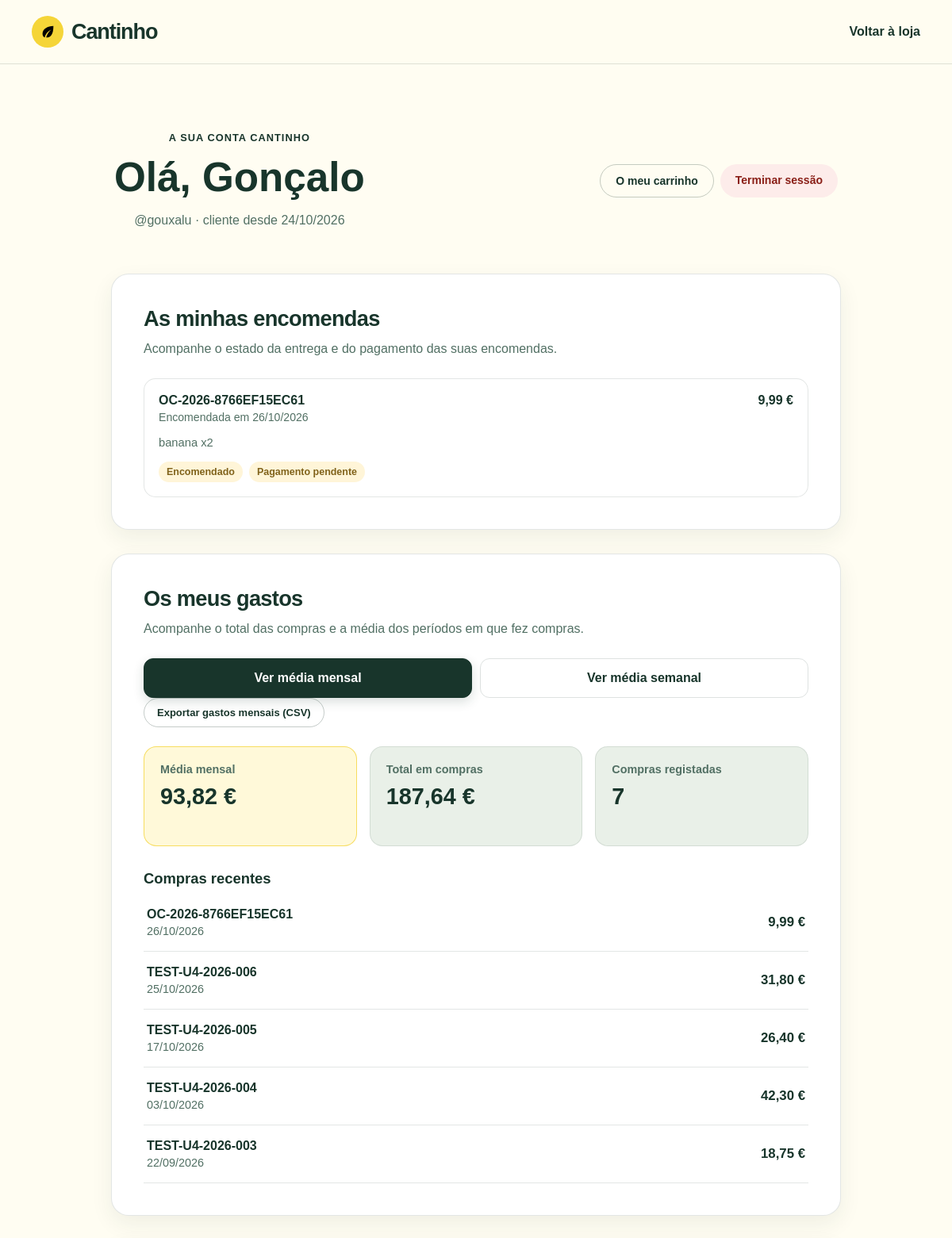
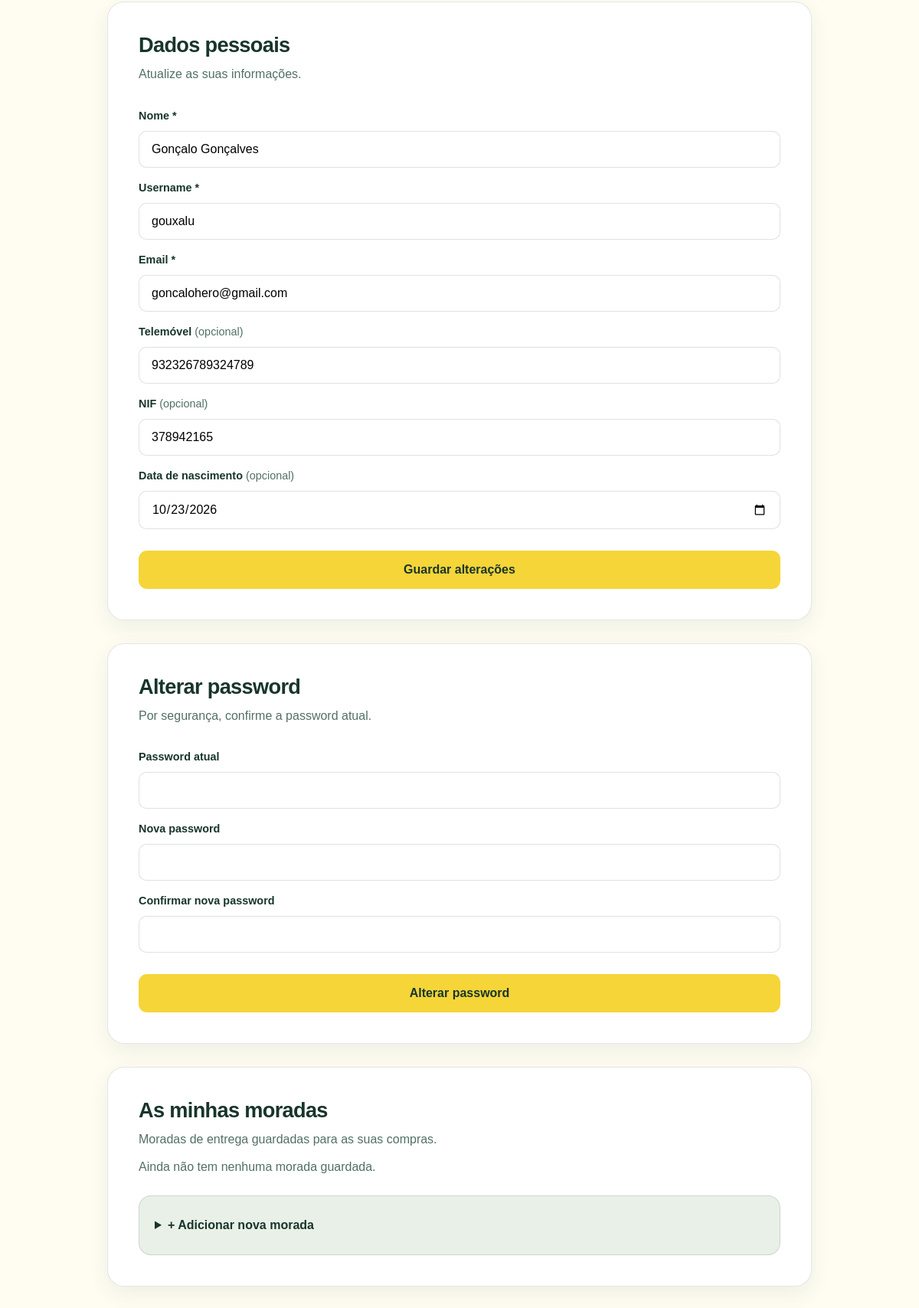
Page /conta/perfil.php (signed in) on the committed database (2 pictures, top to bottom).
### tables this page shows
CREATE TABLE `utilizador` (
  `IDUtilizador` int(10) UNSIGNED NOT NULL,
  `Nome` varchar(100) NOT NULL,
  `Username` varchar(50) NOT NULL,
  `Email` varchar(255) NOT NULL,
  `PasswordHash` varchar(255) NOT NULL,
  `Tipo` enum('cliente','admin','funcionario') NOT NULL DEFAULT 'cliente',
  `Telemovel` varchar(20) DEFAULT NULL,
  `NIF` char(9) DEFAULT NULL,
  `DataNascimento` date DEFAULT NULL,
  `EmailVerificado` tinyint(1) NOT NULL DEFAULT 0,
  `Ativo` tinyint(1) NOT NULL DEFAULT 1,
  `UltimoLogin` datetime DEFAULT NULL,
  `DataCriacao` datetime NOT NULL DEFAULT current_timestamp(),
  `DataAlterado` datetime NOT NULL DEFAULT current_timestamp() ON UPDATE current_timestamp()
);

CREATE TABLE `encomenda` (
  `IDEncomenda` int(10) UNSIGNED NOT NULL,
  `NumeroEncomenda` varchar(20) NOT NULL,
  `IDUtilizador` int(10) UNSIGNED NOT NULL,
  `Estado` enum('pedido','em_preparacao','a_entregar','entregue','cancelada') NOT NULL DEFAULT 'pedido',
  `EntregaNome` varchar(100) NOT NULL,
  `EntregaTelemovel` varchar(20) DEFAULT NULL,
  `EntregaMorada` varchar(255) NOT NULL,
  `EntregaCodigoPostal` char(8) NOT NULL,
  `EntregaLocalidade` varchar(80) NOT NULL,
  `EntregaConcelhoRegiao` varchar(60) NOT NULL,
  `EntregaDistrito` varchar(60) NOT NULL,
  `EntregaPais` varchar(60) NOT NULL DEFAULT 'Portugal',
  `NifFatura` char(9) DEFAULT NULL,
  `Subtotal` decimal(10,2) NOT NULL,
  `CustoEnvio` decimal(10,2) NOT NULL DEFAULT 0.00,
  `Total` decimal(10,2) NOT NULL,
  `MetodoPagamento` enum('mbway','multibanco','cartao','paypal','pagamento_entrega') NOT NULL,
  `EstadoPagamento` enum('pendente','pago','falhado','reembolsado') NOT NULL DEFAULT 'pendente',
  `DataPagamento` datetime DEFAULT NULL,
  `NotasCliente` varchar(500) DEFAULT NULL,
  `NotasInternas` varchar(500) DEFAULT NULL,
  `DataEntregaPrevista` date DEFAULT NULL,
  `DataEntrega` datetime DEFAULT NULL,
  `DataCriacao` datetime NOT NULL DEFAULT current_timestamp(),
  `IDAlteradoPor` int(10) UNSIGNED DEFAULT NULL,
  `DataAlterado` datetime NOT NULL DEFAULT current_timestamp() ON UPDATE current_timestamp()
);

CREATE TABLE `gastocompra` (
  `IDGastoCompra` int(11) NOT NULL,
  `IDUtilizador` int(11) NOT NULL,
  `ReferenciaCompra` varchar(100) DEFAULT NULL,
  `ValorTotal` decimal(10,2) UNSIGNED NOT NULL,
  `DataCompra` datetime NOT NULL DEFAULT current_timestamp()
);

### conta/ligacao.php (called while the page is built, shortened)
<?php
function e(?string $texto): string {
    return htmlspecialchars($texto ?? '', ENT_QUOTES, 'UTF-8');
}

### conta/gastos.php (called while the page is built, shortened)
<?php
function gastos_compras_resumo(PDO $pdo, int $idUtilizador, string $periodo): array {
    $agrupamento = $periodo === 'semanal'
        ? 'YEARWEEK(DataCompra, 3)'
        : 'YEAR(DataCompra), MONTH(DataCompra)';
    $stmt = $pdo->prepare(
        'SELECT COALESCE(AVG(periodos.Total), 0)
         FROM (
             SELECT SUM(ValorTotal) AS Total
             FROM GastoCompra
             WHERE IDUtilizador = ?
             GROUP BY ' . $agrupamento . '
         ) AS periodos'
    );
    $stmt->execute([$idUtilizador]);
    $media = (float) $stmt->fetchColumn();
    $stmt = $pdo->prepare(
        'SELECT COALESCE(SUM(ValorTotal), 0) AS TotalGasto, COUNT(*) AS TotalCompras
         FROM GastoCompra
         WHERE IDUtilizador = ?'
    );
    $stmt->execute([$idUtilizador]);
    $totais = $stmt->fetch();
    $stmt = $pdo->prepare(
        'SELECT ReferenciaCompra, ValorTotal, DataCompra
         FROM GastoCompra
         WHERE IDUtilizador = ?
         ORDER BY DataCompra DESC, IDGastoCompra DESC
         LIMIT 5'
    );
    $stmt->execute([$idUtilizador]);
    return [
        'media' => $media,
        'total' => (float) $totais['TotalGasto'],
        'compras' => (int) $totais['TotalCompras'],
        'recentes' => $stmt->fetchAll(),
    ];
}

### conta/perfil.php (the view, shortened to what this page needs)
<?php
require __DIR__ . '/ligacao.php';
require __DIR__ . '/gastos.php';
$id = (int) $_SESSION['utilizador_id'];
$stmt = $pdo->prepare('SELECT * FROM Utilizador WHERE IDUtilizador = ? AND Ativo = 1');
$stmt->execute([$id]);
$u = $stmt->fetch();
$periodoGastos = isset($_GET['periodo']) && $_GET['periodo'] === 'semanal' ? 'semanal' : 'mensal';
$resumoGastos = gastos_compras_resumo($pdo, $id, $periodoGastos);
$erros = ['dados' => [], 'password' => [], 'morada' => []];
$v = [
    'nome'           => $u['Nome'],
    'username'       => $u['Username'],
    'email'          => $u['Email'],
    'telemovel'      => $u['Telemovel'] ?? '',
    'nif'            => $u['NIF'] ?? '',
    'dataNascimento' => $u['DataNascimento'] ?? '',
];
$stmt = $pdo->prepare('SELECT * FROM Morada WHERE IDUtilizador = ? ORDER BY Predefinida DESC, IDMorada DESC');
$stmt->execute([$id]);
$moradas = $stmt->fetchAll();
$stmt = $pdo->prepare(
    'SELECT e.NumeroEncomenda, e.Estado, e.EstadoPagamento, e.Total, e.DataCriacao, e.DataEntrega,
            (
                SELECT GROUP_CONCAT(CONCAT(ie.NomeProduto, \' x\', ie.Quantidade) SEPARATOR \', \')
                FROM ItemEncomenda ie
                WHERE ie.IDEncomenda = e.IDEncomenda
            ) AS Artigos
     FROM Encomenda e
     WHERE e.IDUtilizador = ?
     ORDER BY e.DataCriacao DESC, e.IDEncomenda DESC'
);
$stmt->execute([$id]);
$encomendasUtilizador = $stmt->fetchAll();
$desde = $u['DataCriacao'] ? date('d/m/Y', strtotime($u['DataCriacao'])) : '';
?>
<!DOCTYPE html>
<html lang="pt-PT">
<head>
  <link rel="stylesheet" href="css/conta.css?v=20261104145000">
</head>
<body>
  <header class="account-header">
    <a class="brand" href="../index.php" aria-label="Cantinho - página inicial">
      <span class="brand-mark" aria-hidden="true">
        <svg class="svg" viewBox="0 0 24 24"><path d="M20 4C12 4 5 8 5 15c0 2 1 4 3 5 1-5 4-8 9-11-4 4-6 7-7 11 6 0 10-4 10-16Z"/></svg>
      </span>
      <span>Cantinho</span>
    </a>
    <a class="back-link" href="../index.php">Voltar à loja</a>
  </header>
  <main class="account-main perfil-main">
    <div class="intro perfil-top">
      <div>
        <p class="eyebrow">A sua conta Cantinho</p>
        <h1>Olá, <?= e(explode(' ', trim($u['Nome']))[0]) ?></h1>
        <p>@<?= e($u['Username']) ?><?= $desde ? ' · cliente desde ' . e($desde) : '' ?></p>
      </div>
      <div class="perfil-acoes">
        <a class="btn-small btn-secondary" href="carrinho.php">O meu carrinho</a>
        <a class="btn-small btn-danger" href="logout.php">Terminar sessão</a>
      </div>
    </div>
    <section class="account-card" id="encomendas">
      <h2>As minhas encomendas</h2>
      <p>Acompanhe o estado da entrega e do pagamento das suas encomendas.</p>
      <?php if ($encomendasUtilizador): ?>
        <div class="orders-list">
          <?php foreach ($encomendasUtilizador as $encomenda): ?>
            <?php
              $estadosEncomenda = [
                  'pedido' => 'Encomendado',
                  'em_preparacao' => 'Em preparação',
                  'a_entregar' => 'A entregar',
                  'entregue' => 'Entregue',
                  'cancelada' => 'Cancelada',
              ];
              $estadoPagamento = [
                  'pendente' => 'Pagamento pendente',
                  'pago' => 'Pago',
                  'falhado' => 'Pagamento falhado',
                  'reembolsado' => 'Reembolsado',
              ];
            ?>
            <article class="order-card">
              <div class="order-card-heading">
                <div>
                  <strong><?= e($encomenda['NumeroEncomenda']) ?></strong>
                  <time datetime="<?= e(date('Y-m-d\TH:i:s', strtotime($encomenda['DataCriacao']))) ?>">
                    Encomendada em <?= e(date('d/m/Y', strtotime($encomenda['DataCriacao']))) ?>
                  </time>
                </div>
                <strong><?= number_format((float) $encomenda['Total'], 2, ',', '.') ?> €</strong>
              </div>
              <p class="order-card-items"><?= e($encomenda['Artigos'] ?? 'Artigos não disponíveis') ?></p>
              <div class="order-card-statuses">
                <span class="order-status order-status-<?= e($encomenda['Estado']) ?>">
                  <?= e($estadosEncomenda[$encomenda['Estado']] ?? $encomenda['Estado']) ?>
                </span>
                <span class="payment-status payment-status-<?= e($encomenda['EstadoPagamento']) ?>">
                  <?= e($estadoPagamento[$encomenda['EstadoPagamento']] ?? $encomenda['EstadoPagamento']) ?>
                </span>
              </div>
            </article>
          <?php endforeach; ?>
        </div>
      <?php else: ?>
        <p class="gastos-vazio">Ainda não tem encomendas.</p>
      <?php endif; ?>
    </section>
    <section class="account-card" id="gastos">
      <h2>Os meus gastos</h2>
      <p>Acompanhe o total das compras e a média dos períodos em que fez compras.</p>
      <form class="gastos-periodo" method="get" action="perfil.php#gastos" aria-label="Período da média de gastos">
        <button type="submit" name="periodo" value="mensal" class="<?= $periodoGastos === 'mensal' ? 'ativo' : '' ?>" aria-pressed="<?= $periodoGastos === 'mensal' ? 'true' : 'false' ?>">Ver média mensal</button>
        <button type="submit" name="periodo" value="semanal" class="<?= $periodoGastos === 'semanal' ? 'ativo' : '' ?>" aria-pressed="<?= $periodoGastos === 'semanal' ? 'true' : 'false' ?>">Ver média semanal</button>
      </form>
      <a class="btn-small btn-secondary" href="perfil.php?periodo=<?= e($periodoGastos) ?>&amp;exportar_gastos=1#gastos">
        Exportar gastos <?= $periodoGastos === 'mensal' ? 'mensais' : 'semanais' ?> (CSV)
      </a>
      <div class="gastos-resumo">
        <div>
          <span>Média <?= $periodoGastos === 'mensal' ? 'mensal' : 'semanal' ?></span>
          <strong><?= number_format($resumoGastos['media'], 2, ',', '.') ?> €</strong>
        </div>
        <div>
          <span>Total em compras</span>
          <strong><?= number_format($resumoGastos['total'], 2, ',', '.') ?> €</strong>
        </div>
        <div>
          <span>Compras registadas</span>
          <strong><?= $resumoGastos['compras'] ?></strong>
        </div>
      </div>
      <?php if ($resumoGastos['recentes']): ?>
        <h3>Compras recentes</h3>
        <ul class="gastos-lista">
          <?php foreach ($resumoGastos['recentes'] as $compra): ?>
            <li>
              <span>
                <strong><?= e($compra['ReferenciaCompra']) ?></strong>
                <time datetime="<?= e(date('Y-m-d\TH:i:s', strtotime($compra['DataCompra']))) ?>"><?= e(date('d/m/Y', strtotime($compra['DataCompra']))) ?></time>
              </span>
              <strong><?= number_format((float) $compra['ValorTotal'], 2, ',', '.') ?> €</strong>
            </li>
          <?php endforeach; ?>
        </ul>
      <?php else: ?>
        <p class="gastos-vazio">Ainda não tem compras pagas registadas.</p>
      <?php endif; ?>
    </section>
    <section class="account-card" id="dados">
      <h2>Dados pessoais</h2>
      <p>Atualize as suas informações.</p>
      <form method="post" action="perfil.php#dados" novalidate>
        <label for="p-nome">Nome *</label>
        <input id="p-nome" name="nome" type="text" maxlength="100" value="<?= e($v['nome']) ?>" required>
        <label for="p-username">Username *</label>
        <input id="p-username" name="username" type="text" maxlength="50" value="<?= e($v['username']) ?>" required>
        <label for="p-email">Email *</label>
        <input id="p-email" name="email" type="email" maxlength="255" value="<?= e($v['email']) ?>" required>
        <label for="p-tel">Telemóvel <span>(opcional)</span></label>
        <input id="p-tel" name="telemovel" type="tel" maxlength="20" value="<?= e($v['telemovel']) ?>">
        <label for="p-nif">NIF <span>(opcional)</span></label>
        <input id="p-nif" name="nif" type="text" inputmode="numeric" maxlength="9" value="<?= e($v['nif']) ?>">
        <label for="p-nasc">Data de nascimento <span>(opcional)</span></label>
        <input id="p-nasc" name="dataNascimento" type="date" value="<?= e($v['dataNascimento']) ?>">
        <button type="submit">Guardar alterações</button>
      </form>
    </section>
    <section class="account-card" id="password">
      <h2>Alterar password</h2>
      <p>Por segurança, confirme a password atual.</p>
      <form method="post" action="perfil.php#password" novalidate>
        <label for="pw-atual">Password atual</label>
        <input id="pw-atual" name="password_atual" type="password" autocomplete="current-password" required>
        <label for="pw-nova">Nova password</label>
        <input id="pw-nova" name="password_nova" type="password" autocomplete="new-password" minlength="8" maxlength="72" required>
        <label for="pw-confirma">Confirmar nova password</label>
        <input id="pw-confirma" name="password_confirma" type="password" autocomplete="new-password" minlength="8" maxlength="72" required>
        <button type="submit">Alterar password</button>
      </form>
    </section>
    <section class="account-card" id="moradas">
      <h2>As minhas moradas</h2>
      <p>Moradas de entrega guardadas para as suas compras.</p>
      <?php if (!$moradas): ?>
        <p class="vazio">Ainda não tem nenhuma morada guardada.</p>
      <?php endif; ?>
      <details class="nova-morada" <?= $erros['morada'] ? 'open' : '' ?>>
        <summary>+ Adicionar nova morada</summary>
      </details>
    </section>
  </main>
</body>
</html>

### rows in the picture
utilizador: Nome "Gonçalo", Username "gouxalu", DataCriacao "24/10/2026", nome "Gonçalo Gonçalves", username "gouxalu", email "goncalohero@gmail.com", telemovel "932326789324789", nif "378942165", dataNascimento "10/23/2026"
encomenda: NumeroEncomenda "OC-2026-8766EF15EC61", DataCriacao "26/10/2026", Total "9,99", Artigos "banana x2", Estado "Encomendado", EstadoPagamento "Pagamento pendente"
gastocompra: ReferenciaCompra "OC-2026-8766EF15EC61", DataCompra "26/10/2026", ValorTotal "9,99"
gastocompra: ReferenciaCompra "TEST-U4-2026-006", DataCompra "25/10/2026", ValorTotal "31,80"
gastocompra: ReferenciaCompra "TEST-U4-2026-005", DataCompra "17/10/2026", ValorTotal "26,40"
gastocompra: ReferenciaCompra "TEST-U4-2026-004", DataCompra "03/10/2026", ValorTotal "42,30"
gastocompra: ReferenciaCompra "TEST-U4-2026-003", DataCompra "22/09/2026", ValorTotal "18,75"

### other values in the picture
$resumoGastos['media'] "93,82"
$resumoGastos['total'] "187,64"
$resumoGastos['compras'] "7"
